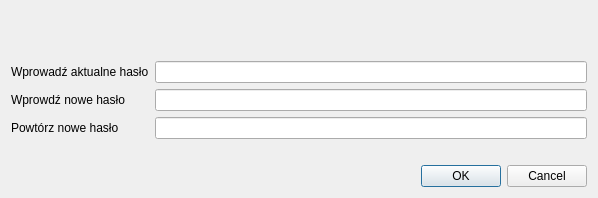
<?xml version="1.0" encoding="UTF-8"?>
<ui version="4.0">
 <class>AskPassphraseDialog</class>
 <widget class="QDialog" name="AskPassphraseDialog">
  <property name="geometry">
   <rect>
    <x>0</x>
    <y>0</y>
    <width>598</width>
    <height>198</height>
   </rect>
  </property>
  <property name="sizePolicy">
   <sizepolicy hsizetype="Preferred" vsizetype="Minimum">
    <horstretch>0</horstretch>
    <verstretch>0</verstretch>
   </sizepolicy>
  </property>
  <property name="minimumSize">
   <size>
    <width>550</width>
    <height>0</height>
   </size>
  </property>
  <property name="windowTitle">
   <string>Passphrase Dialog</string>
  </property>
  <layout class="QVBoxLayout" name="verticalLayout">
   <item>
    <widget class="QLabel" name="warningLabel">
     <property name="textFormat">
      <enum>Qt::RichText</enum>
     </property>
     <property name="wordWrap">
      <bool>true</bool>
     </property>
    </widget>
   </item>
   <item>
    <layout class="QFormLayout" name="formLayout">
     <property name="fieldGrowthPolicy">
      <enum>QFormLayout::AllNonFixedFieldsGrow</enum>
     </property>
     <item row="0" column="0">
      <widget class="QLabel" name="passLabel1">
       <property name="text">
        <string>Wprowadź aktualne hasło</string>
       </property>
      </widget>
     </item>
     <item row="0" column="1">
      <widget class="QLineEdit" name="passEdit1">
       <property name="echoMode">
        <enum>QLineEdit::Password</enum>
       </property>
      </widget>
     </item>
     <item row="1" column="0">
      <widget class="QLabel" name="passLabel2">
       <property name="text">
        <string>Wprowdź nowe hasło</string>
       </property>
      </widget>
     </item>
     <item row="1" column="1">
      <widget class="QLineEdit" name="passEdit2">
       <property name="echoMode">
        <enum>QLineEdit::Password</enum>
       </property>
      </widget>
     </item>
     <item row="2" column="0">
      <widget class="QLabel" name="passLabel3">
       <property name="text">
        <string>Powtórz nowe hasło</string>
       </property>
      </widget>
     </item>
     <item row="2" column="1">
      <widget class="QLineEdit" name="passEdit3">
       <property name="echoMode">
        <enum>QLineEdit::Password</enum>
       </property>
      </widget>
     </item>
     <item row="3" column="1">
      <widget class="QLabel" name="capsLabel">
       <property name="font">
        <font>
         <weight>75</weight>
         <bold>true</bold>
        </font>
       </property>
       <property name="text">
        <string/>
       </property>
       <property name="alignment">
        <set>Qt::AlignCenter</set>
       </property>
      </widget>
     </item>
    </layout>
   </item>
   <item>
    <widget class="QDialogButtonBox" name="buttonBox">
     <property name="orientation">
      <enum>Qt::Horizontal</enum>
     </property>
     <property name="standardButtons">
      <set>QDialogButtonBox::Cancel|QDialogButtonBox::Ok</set>
     </property>
    </widget>
   </item>
  </layout>
 </widget>
 <resources/>
 <connections>
  <connection>
   <sender>buttonBox</sender>
   <signal>accepted()</signal>
   <receiver>AskPassphraseDialog</receiver>
   <slot>accept()</slot>
   <hints>
    <hint type="sourcelabel">
     <x>248</x>
     <y>254</y>
    </hint>
    <hint type="destinationlabel">
     <x>157</x>
     <y>274</y>
    </hint>
   </hints>
  </connection>
  <connection>
   <sender>buttonBox</sender>
   <signal>rejected()</signal>
   <receiver>AskPassphraseDialog</receiver>
   <slot>reject()</slot>
   <hints>
    <hint type="sourcelabel">
     <x>316</x>
     <y>260</y>
    </hint>
    <hint type="destinationlabel">
     <x>286</x>
     <y>274</y>
    </hint>
   </hints>
  </connection>
 </connections>
</ui>
